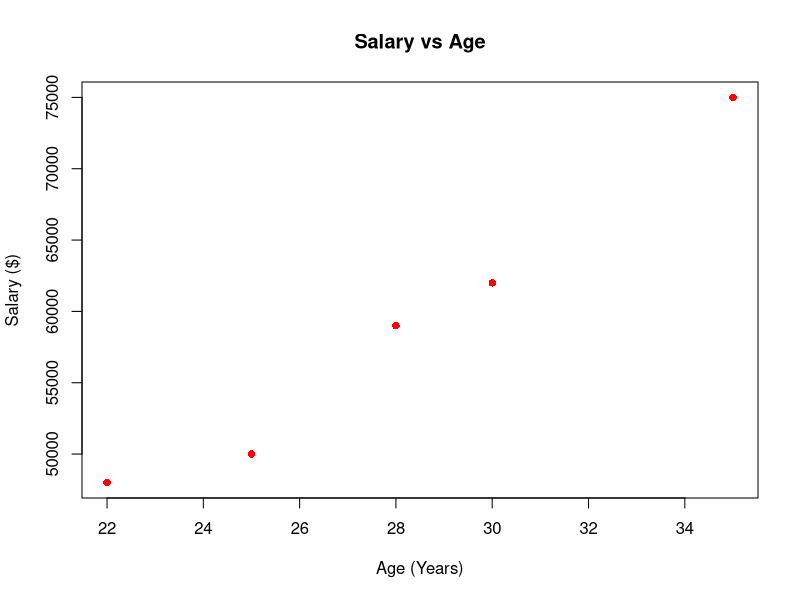

Recreate this plot in R.
# 1. Create a Sample Dataset
# Construct a data frame with mock information about individuals
data <- data.frame(
  ID = 1:5,
  Name = c("Alice", "Bob", "Charlie", "David", "Eva"),
  Age = c(25, 30, 35, 22, 28),
  Salary = c(50000, 62000, 75000, 48000, 59000),
  Status = c("Full-time", "Full-time", "Part-time", "Part-time", "Full-time")
)

# 2. View and Summarize the Data
print("--- Dataset Overview ---")
print(data)

print("--- Statistical Summary ---")
summary(data) # Generates min, max, mean, and quartiles for numeric data

# 3. Filter and Manipulate Data
# Filter rows where Age is greater than 25
older_than_25 <- subset(data, Age > 25)
print("--- Individuals Older Than 25 ---")
print(older_than_25)

# Calculate the mean salary
mean_salary <- mean(data$Salary)
print(paste("Average Salary:", mean_salary))

# 4. Data Visualization
# Create a basic scatter plot of Age vs. Salary
plot(
  x = data$Age, 
  y = data$Salary, 
  main = "Salary vs Age", 
  xlab = "Age (Years)", 
  ylab = "Salary ($)", 
  col = "red", 
  pch = 16
)
